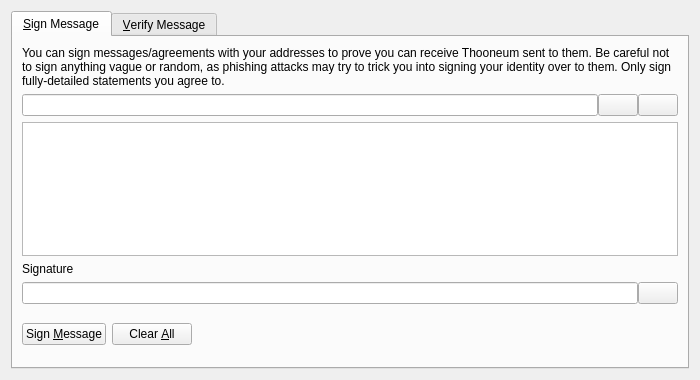
<?xml version="1.0" encoding="UTF-8"?>
<ui version="4.0">
 <class>SignVerifyMessageDialog</class>
 <widget class="QDialog" name="SignVerifyMessageDialog">
  <property name="geometry">
   <rect>
    <x>0</x>
    <y>0</y>
    <width>700</width>
    <height>380</height>
   </rect>
  </property>
  <property name="windowTitle">
   <string>Signatures - Sign / Verify a Message</string>
  </property>
  <property name="modal">
   <bool>true</bool>
  </property>
  <layout class="QVBoxLayout" name="verticalLayout">
   <item>
    <widget class="QTabWidget" name="tabWidget">
     <property name="currentIndex">
      <number>0</number>
     </property>
     <widget class="QWidget" name="tabSignMessage">
      <attribute name="title">
       <string>&amp;Sign Message</string>
      </attribute>
      <layout class="QVBoxLayout" name="verticalLayout_SM">
       <item>
        <widget class="QLabel" name="infoLabel_SM">
         <property name="text">
          <string>You can sign messages/agreements with your addresses to prove you can receive Thooneum sent to them. Be careful not to sign anything vague or random, as phishing attacks may try to trick you into signing your identity over to them. Only sign fully-detailed statements you agree to.</string>
         </property>
         <property name="textFormat">
          <enum>Qt::PlainText</enum>
         </property>
         <property name="wordWrap">
          <bool>true</bool>
         </property>
        </widget>
       </item>
       <item>
        <layout class="QHBoxLayout" name="horizontalLayout_1_SM">
         <property name="spacing">
          <number>0</number>
         </property>
         <item>
          <widget class="QValidatedLineEdit" name="addressIn_SM">
           <property name="toolTip">
            <string>The Thooneum address to sign the message with</string>
           </property>
          </widget>
         </item>
         <item>
          <widget class="QPushButton" name="addressBookButton_SM">
           <property name="toolTip">
            <string>Choose previously used address</string>
           </property>
           <property name="text">
            <string/>
           </property>
           <property name="shortcut">
            <string>Alt+A</string>
           </property>
           <property name="autoDefault">
            <bool>false</bool>
           </property>
          </widget>
         </item>
         <item>
          <widget class="QPushButton" name="pasteButton_SM">
           <property name="toolTip">
            <string>Paste address from clipboard</string>
           </property>
           <property name="text">
            <string/>
           </property>
           <property name="shortcut">
            <string>Alt+P</string>
           </property>
           <property name="autoDefault">
            <bool>false</bool>
           </property>
          </widget>
         </item>
        </layout>
       </item>
       <item>
        <widget class="QPlainTextEdit" name="messageIn_SM">
         <property name="toolTip">
          <string>Enter the message you want to sign here</string>
         </property>
        </widget>
       </item>
       <item>
        <widget class="QLabel" name="signatureLabel_SM">
         <property name="text">
          <string>Signature</string>
         </property>
         <property name="textFormat">
          <enum>Qt::PlainText</enum>
         </property>
        </widget>
       </item>
       <item>
        <layout class="QHBoxLayout" name="horizontalLayout_2_SM">
         <property name="spacing">
          <number>0</number>
         </property>
         <item>
          <widget class="QLineEdit" name="signatureOut_SM">
           <property name="font">
            <font>
             <italic>true</italic>
            </font>
           </property>
           <property name="readOnly">
            <bool>true</bool>
           </property>
          </widget>
         </item>
         <item>
          <widget class="QPushButton" name="copySignatureButton_SM">
           <property name="toolTip">
            <string>Copy the current signature to the system clipboard</string>
           </property>
           <property name="text">
            <string/>
           </property>
           <property name="autoDefault">
            <bool>false</bool>
           </property>
          </widget>
         </item>
        </layout>
       </item>
       <item>
        <layout class="QHBoxLayout" name="horizontalLayout_3_SM">
         <item>
          <widget class="QPushButton" name="signMessageButton_SM">
           <property name="toolTip">
            <string>Sign the message to prove you own this Thooneum address</string>
           </property>
           <property name="text">
            <string>Sign &amp;Message</string>
           </property>
           <property name="autoDefault">
            <bool>false</bool>
           </property>
          </widget>
         </item>
         <item>
          <widget class="QPushButton" name="clearButton_SM">
           <property name="toolTip">
            <string>Reset all sign message fields</string>
           </property>
           <property name="text">
            <string>Clear &amp;All</string>
           </property>
           <property name="autoDefault">
            <bool>false</bool>
           </property>
          </widget>
         </item>
         <item>
          <spacer name="horizontalSpacer_1_SM">
           <property name="orientation">
            <enum>Qt::Horizontal</enum>
           </property>
           <property name="sizeHint" stdset="0">
            <size>
             <width>40</width>
             <height>48</height>
            </size>
           </property>
          </spacer>
         </item>
         <item>
          <widget class="QLabel" name="statusLabel_SM">
           <property name="font">
            <font>
             <weight>75</weight>
             <bold>true</bold>
            </font>
           </property>
           <property name="text">
            <string/>
           </property>
           <property name="wordWrap">
            <bool>true</bool>
           </property>
          </widget>
         </item>
         <item>
          <spacer name="horizontalSpacer_2_SM">
           <property name="orientation">
            <enum>Qt::Horizontal</enum>
           </property>
           <property name="sizeHint" stdset="0">
            <size>
             <width>40</width>
             <height>48</height>
            </size>
           </property>
          </spacer>
         </item>
        </layout>
       </item>
      </layout>
     </widget>
     <widget class="QWidget" name="tabVerifyMessage">
      <attribute name="title">
       <string>&amp;Verify Message</string>
      </attribute>
      <layout class="QVBoxLayout" name="verticalLayout_VM">
       <item>
        <widget class="QLabel" name="infoLabel_VM">
         <property name="text">
          <string>Enter the receiver's address, message (ensure you copy line breaks, spaces, tabs, etc. exactly) and signature below to verify the message. Be careful not to read more into the signature than what is in the signed message itself, to avoid being tricked by a man-in-the-middle attack. Note that this only proves the signing party receives with the address, it cannot prove sendership of any transaction!</string>
         </property>
         <property name="textFormat">
          <enum>Qt::PlainText</enum>
         </property>
         <property name="alignment">
          <set>Qt::AlignLeading|Qt::AlignLeft|Qt::AlignTop</set>
         </property>
         <property name="wordWrap">
          <bool>true</bool>
         </property>
        </widget>
       </item>
       <item>
        <layout class="QHBoxLayout" name="horizontalLayout_1_VM">
         <property name="spacing">
          <number>0</number>
         </property>
         <item>
          <widget class="QValidatedLineEdit" name="addressIn_VM">
           <property name="toolTip">
            <string>The Thooneum address the message was signed with</string>
           </property>
          </widget>
         </item>
         <item>
          <widget class="QPushButton" name="addressBookButton_VM">
           <property name="toolTip">
            <string>Choose previously used address</string>
           </property>
           <property name="text">
            <string/>
           </property>
           <property name="shortcut">
            <string>Alt+A</string>
           </property>
           <property name="autoDefault">
            <bool>false</bool>
           </property>
          </widget>
         </item>
        </layout>
       </item>
       <item>
        <widget class="QPlainTextEdit" name="messageIn_VM"/>
       </item>
       <item>
        <widget class="QValidatedLineEdit" name="signatureIn_VM"/>
       </item>
       <item>
        <layout class="QHBoxLayout" name="horizontalLayout_2_VM">
         <item>
          <widget class="QPushButton" name="verifyMessageButton_VM">
           <property name="toolTip">
            <string>Verify the message to ensure it was signed with the specified Thooneum address</string>
           </property>
           <property name="text">
            <string>Verify &amp;Message</string>
           </property>
           <property name="autoDefault">
            <bool>false</bool>
           </property>
          </widget>
         </item>
         <item>
          <widget class="QPushButton" name="clearButton_VM">
           <property name="toolTip">
            <string>Reset all verify message fields</string>
           </property>
           <property name="text">
            <string>Clear &amp;All</string>
           </property>
           <property name="autoDefault">
            <bool>false</bool>
           </property>
          </widget>
         </item>
         <item>
          <spacer name="horizontalSpacer_1_VM">
           <property name="orientation">
            <enum>Qt::Horizontal</enum>
           </property>
           <property name="sizeHint" stdset="0">
            <size>
             <width>40</width>
             <height>48</height>
            </size>
           </property>
          </spacer>
         </item>
         <item>
          <widget class="QLabel" name="statusLabel_VM">
           <property name="font">
            <font>
             <weight>75</weight>
             <bold>true</bold>
            </font>
           </property>
           <property name="text">
            <string/>
           </property>
           <property name="wordWrap">
            <bool>true</bool>
           </property>
          </widget>
         </item>
         <item>
          <spacer name="horizontalSpacer_2_VM">
           <property name="orientation">
            <enum>Qt::Horizontal</enum>
           </property>
           <property name="sizeHint" stdset="0">
            <size>
             <width>40</width>
             <height>48</height>
            </size>
           </property>
          </spacer>
         </item>
        </layout>
       </item>
      </layout>
     </widget>
    </widget>
   </item>
  </layout>
 </widget>
 <customwidgets>
  <customwidget>
   <class>QValidatedLineEdit</class>
   <extends>QLineEdit</extends>
   <header>qvalidatedlineedit.h</header>
  </customwidget>
 </customwidgets>
 <resources>
  <include location="../thooneum.qrc"/>
 </resources>
 <connections/>
</ui>
